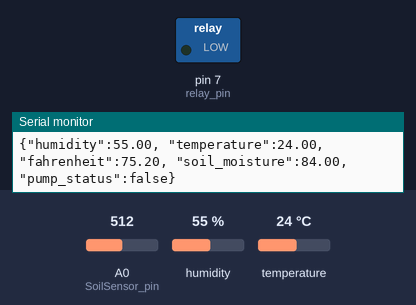
This sketch was run on a simulated Arduino Uno, built with avr-gcc and run on an emulated ATmega328P. On the bench: switched loads named in the sketch (green lamp = pin HIGH), the last lines printed to the serial monitor. Inputs (shaded band) come from the test bench; at power-on: A0 (SoilSensor_pin) = 512, humidity 55 %, temperature 24 °C.

Above: at 2.0 s.
2.1 s: A0 (SoilSensor_pin) set to 819
4.2 s: A0 (SoilSensor_pin) set to 851
At 5.8 s:
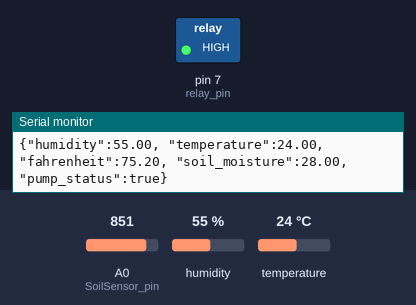
6.5 s: A0 (SoilSensor_pin) set to 673
8.3 s: A0 (SoilSensor_pin) set to 655
At 10.2 s:
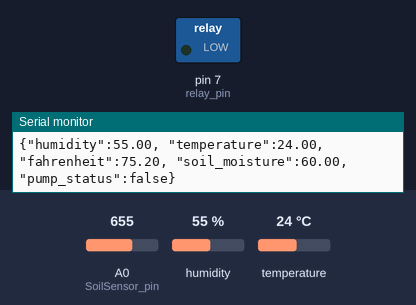
10.6 s: A0 (SoilSensor_pin) set to 900
At 11.8 s:
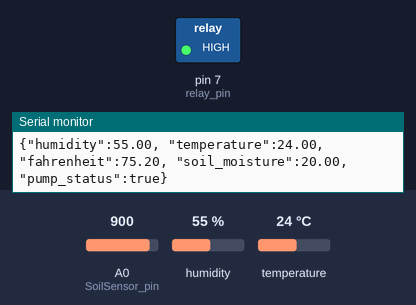
Timing chart, 0 to 13.6 s (numbered marks = the images above; inputs shaded):
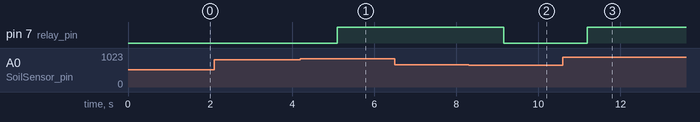

The sketch:

code_ArduinoUno_V2.ino
```cpp
#include <DHT.h>

#include "HardwareSerial.h"
#include <ArduinoJson.h>
#include "string.h"

#define SoilSensor_pin A0

// #define SERIAL_RX_BUFFER_SIZE 1024
// #define SERIAL_TX_BUFFER_SIZE 1024

//Initialisation of DHT11 Sensor
#define DHTPIN 4
DHT dht(DHTPIN, DHT11);

#define SOIL_HUMIDITY_LOWER_THRESHOLD 30
#define SOIL_HUMIDITY_UPPER_THRESHOLD 60

enum {
  RELAY_ON,
  RELAY_OFF,
  MODE_AUTO,
  INVALID_CMD
};

int relay_pin = 7;

boolean pump_status = false;  // FALSE = OFF as default

float temp, hum, temp_f, soil_moisture;

unsigned long _timeout, _cmdInterval;

// char rxBuffer[1024];

uint8_t cmd;
uint16_t byte_received;

boolean manualPumpControl = false;  //default in automatic

void setup() {
  Serial.begin(115200);
  // khởi tạo giá trị biến time là giá trị hiện tại của hàm millis();
  _timeout = millis();
  _cmdInterval = millis();

  dht.begin();
  pinMode(SoilSensor_pin, INPUT);
  // set the digital pin as output:
  pinMode(relay_pin, OUTPUT);
  // sensors.begin(); // Initialize DS18B20 sensor

}

static uint8_t get_command(char *buffer) {
  if (buffer == NULL) {
    return INVALID_CMD;
  }
  if (strstr(buffer, "RELAY_ON") != NULL) {
    return RELAY_ON;
  } else if (strstr(buffer, "RELAY_OFF") != NULL) {
    return RELAY_OFF;
  } else if (strstr(buffer, "MODE_AUTO") != NULL) {
    return MODE_AUTO;
  }
  return INVALID_CMD;
}

void loop() {
  if ((unsigned long)(millis() - _timeout) > 1000) {
    //StaticJsonBuffer<1000> jsonBuffer;
    //JsonObject& data = jsonBuffer.createObject();

    //Obtain Temp and Hum data
    Read_DHT();
    Read_SoilSensor();

    //Assign collected data to JSON Object
    //data["humidity"] = hum;
    //data["temperature"] = temp;
    //data["fahrenheit"] = temp_f;
    //data["soil_moisture"] = soil_moisture;
    //data["pump_status"] = pump_status;

    String data = "{\"humidity\":" + String(hum)
                  + ", \"temperature\":" + String(temp)
                  + ", \"fahrenheit\":" + String(temp_f)
                  + ", \"soil_moisture\":" + String(soil_moisture)
                  + ", \"pump_status\":" + (pump_status ? "true" : "false") + "}";

    Serial.println(data);  //send sensor value to esp
    _timeout = millis();
  }

  if ((unsigned long)millis() - _cmdInterval > 1000)  // Check the received data every 1000ms
  {
    _cmdInterval = millis();
    if (Serial.available()) {
      // Read data from esp
      String receviedStr = Serial.readString();
      cmd = get_command(receviedStr.c_str());

      switch (cmd) {
        // If you receive RELAY on and off, it is always in manual mode
        case RELAY_ON: //manual
            // Turn the relay ON here;
            digitalWrite(relay_pin, HIGH);
            manualPumpControl = true;
            pump_status = true;

          break;
        case RELAY_OFF: //manual
            // Turn the relay off here
            digitalWrite(relay_pin, LOW);
            manualPumpControl = true;
            pump_status = false;
          break;
        case MODE_AUTO:
          manualPumpControl = false;
          break;
        default:
          break;
      }
    }
  }
}

void Read_DHT() {

  hum = dht.readHumidity();
  // Read temperature as Celsius (the default)
  temp = dht.readTemperature();
  // Read temperature as Fahrenheit (isFahrenheit = true)
  temp_f = dht.readTemperature(true);
  // // Check if any reads failed and exit early (to try again).
}

void Read_SoilSensor() {
  soil_moisture = map(analogRead(SoilSensor_pin), 411, 1021, 100, 0);
  if(soil_moisture < 0) soil_moisture = 0;
  if(soil_moisture > 100) soil_moisture = 100;
  // int soil_moisture = analogRead(SoilSensor_pin);
  Serial.println();
  Serial.print("Data: ");
  Serial.print(soil_moisture);
  Serial.println();
  if (manualPumpControl == false) {  //auto
     if (soil_moisture <= SOIL_HUMIDITY_LOWER_THRESHOLD) {
      digitalWrite(relay_pin, HIGH);
      pump_status = true;
    } else if (soil_moisture >= SOIL_HUMIDITY_UPPER_THRESHOLD) {
      digitalWrite(relay_pin, LOW);
      pump_status = false;
    }
  }


}
```

Measured:
- the behaviour switches between 837 and 838 on A0 (SoilSensor_pin) (found by bisection; images 0 and 1)
- the behaviour switches between 662 and 661 on A0 (SoilSensor_pin) (found by bisection; images 1 and 2)
- after the input at 4.2 s, pin 7 (relay_pin): LOW → HIGH after 0.90 s
- after the input at 8.3 s, pin 7 (relay_pin): HIGH → LOW after 0.86 s
- after the input at 10.6 s, pin 7 (relay_pin): LOW → HIGH after 0.60 s
